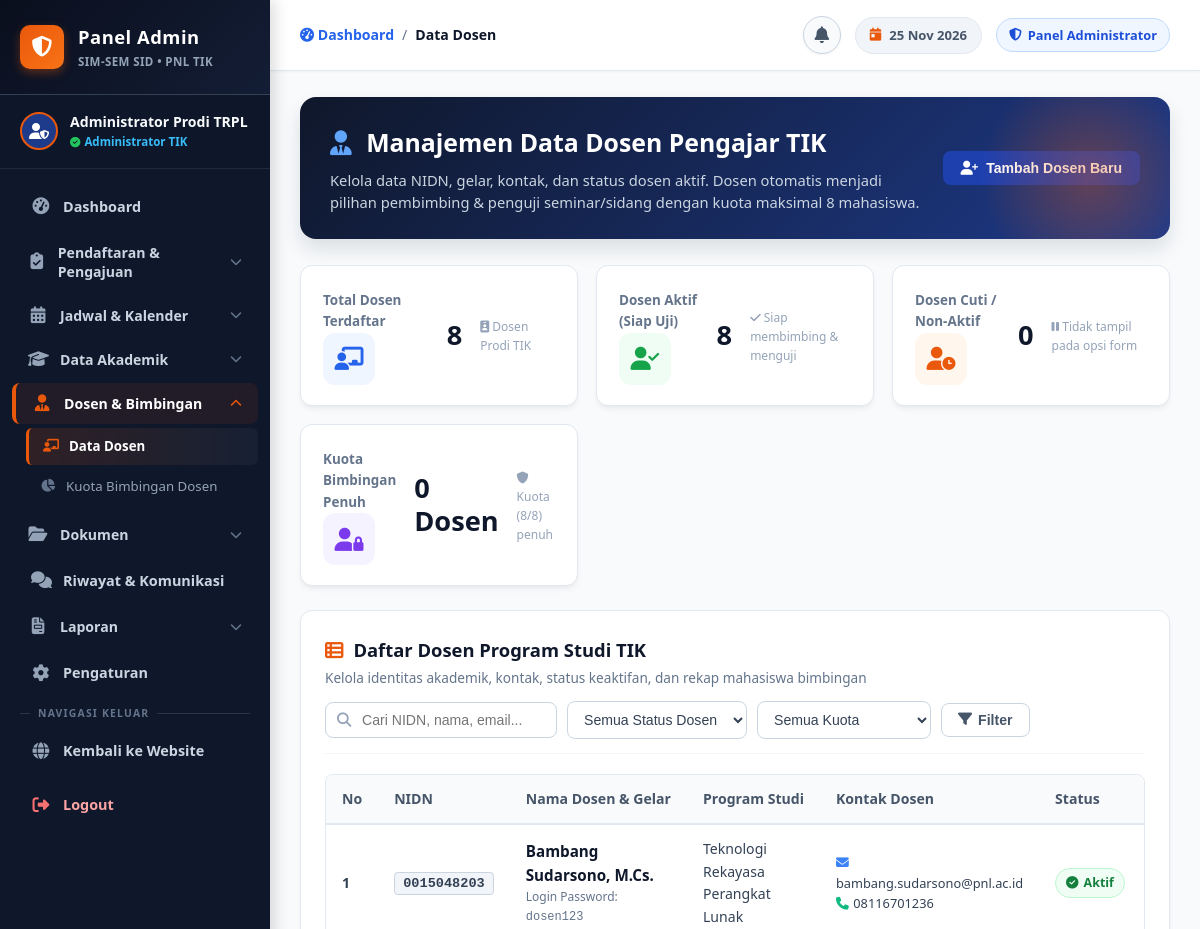
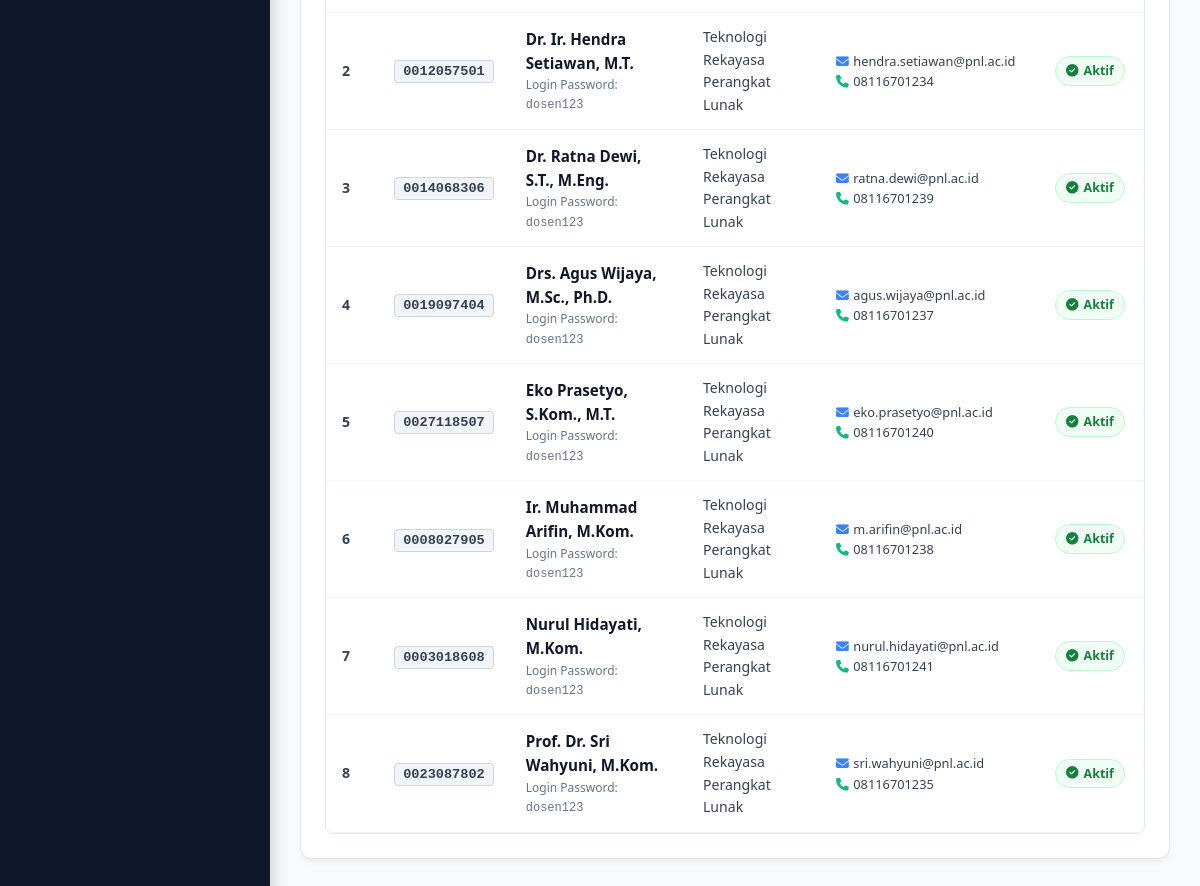
Page /admin_dosen.php (signed in) on the committed database (2 pictures, top to bottom).
### tables this page shows
CREATE TABLE `dosen` (
  `id` int(11) NOT NULL AUTO_INCREMENT,
  `nidn` varchar(30) NOT NULL,
  `nama_dosen` varchar(100) NOT NULL,
  `gelar_akademik` varchar(50) NOT NULL,
  `password` varchar(255) NOT NULL DEFAULT '',
  `program_studi` varchar(100) DEFAULT 'Teknologi Rekayasa Perangkat Lunak',
  `email` varchar(100) NOT NULL,
  `no_hp` varchar(25) NOT NULL,
  `status` enum('Aktif','Cuti','Tidak Aktif') DEFAULT 'Aktif',
  `kuota_maksimal` int(11) NOT NULL DEFAULT 8,
  `created_at` timestamp NOT NULL DEFAULT current_timestamp(),
  PRIMARY KEY (`id`),
  UNIQUE KEY `nidn` (`nidn`)
);

### admin_dosen.php (the view, shortened to what this page needs)
<?php
require_once 'koneksi.php';
$search_keyword = trim($_GET['search'] ?? '');
$sql_query = "
    SELECT d.*,
           COALESCE(b.total_bimbingan, 0) AS total_bimbingan,
           (" . KUOTA_MAKSIMAL_DOSEN . " - COALESCE(b.total_bimbingan, 0)) AS sisa_kuota
    FROM dosen d
    LEFT JOIN (
        SELECT dosen_id, COUNT(DISTINCT mahasiswa_id) AS total_bimbingan
        FROM pengajuan_judul
        WHERE status = 'Diterima'
        GROUP BY dosen_id
    ) b ON d.id = b.dosen_id
    WHERE 1=1
";
$params = [];
$types  = "";
$sql_query .= " ORDER BY d.nama_dosen ASC";
if (!empty($params)) {
    $stmt_list = mysqli_prepare($conn, $sql_query);
    mysqli_stmt_bind_param($stmt_list, $types, ...$params);
    mysqli_stmt_execute($stmt_list);
    $result_dosen = mysqli_stmt_get_result($stmt_list);
} else {
    $result_dosen = mysqli_query($conn, $sql_query);
}
$count_total = mysqli_num_rows(mysqli_query($conn, "SELECT id FROM dosen"));
$count_aktif = mysqli_num_rows(mysqli_query($conn, "SELECT id FROM dosen WHERE status = 'Aktif'"));
$count_cuti  = mysqli_num_rows(mysqli_query($conn, "SELECT id FROM dosen WHERE status != 'Aktif'"));
$count_kuota_penuh = mysqli_num_rows(mysqli_query($conn, "
    SELECT d.id
    FROM dosen d
    JOIN (
        SELECT dosen_id, COUNT(DISTINCT mahasiswa_id) AS total
        FROM pengajuan_judul
        WHERE status = 'Diterima'
        GROUP BY dosen_id
        HAVING total >= " . KUOTA_MAKSIMAL_DOSEN . "
    ) b ON d.id = b.dosen_id
"));
?>
<!DOCTYPE html>
<html lang="id">
<head>
    <link rel="stylesheet" href="https://cdnjs.cloudflare.com/ajax/libs/font-awesome/6.4.0/css/all.min.css">
    <link rel="stylesheet" href="style.css">
    <link rel="stylesheet" href="admin_style.css">
</head>
<body>
<div class="admin-app">
    <?php include 'admin_sidebar.php'; ?>
    <div class="admin-main">
        <header class="admin-topbar">
            <div class="admin-topbar-left">
                <div class="admin-breadcrumb">
                    <a href="dashboard_admin.php"><i class="fas fa-gauge-high"></i> Dashboard</a>
                    <span>/</span>
                    <span class="current">Data Dosen</span>
                </div>
            </div>
            <div class="admin-topbar-right">
                <?php include 'komponen_notifikasi_lonceng.php'; ?>
                <div class="topbar-date-pill">
                    <i class="fas fa-calendar-day"></i> <?= date('d M Y'); ?>
                </div>
                <div class="admin-badge-role">
                    <i class="fas fa-shield-halved"></i> Panel Administrator
                </div>
            </div>
        </header>
        <main class="admin-content-body">
            <div class="welcome-admin-banner">
                <div class="welcome-admin-info">
                    <h1><i class="fas fa-user-tie" style="color: #60a5fa; margin-right: 8px;"></i> Manajemen Data Dosen Pengajar TIK</h1>
                    <p>Kelola data NIDN, gelar, kontak, dan status dosen aktif. Dosen otomatis menjadi pilihan pembimbing & penguji seminar/sidang dengan kuota maksimal <?= KUOTA_MAKSIMAL_DOSEN; ?> mahasiswa.</p>
                </div>
                <div>
                    <button class="btn-admin btn-admin-primary" onclick="bukaModalTambah()">
                        <i class="fas fa-user-plus"></i> Tambah Dosen Baru
                    </button>
                </div>
            </div>
            <div class="admin-stats-grid" style="grid-template-columns: repeat(auto-fit, minmax(210px, 1fr)); margin-bottom: 24px;">
                <div class="stat-card">
                    <div class="stat-card-header">
                        <div class="stat-card-title">Total Dosen Terdaftar</div>
                        <div class="stat-card-icon icon-blue"><i class="fas fa-chalkboard-teacher"></i></div>
                    </div>
                    <div class="stat-card-value"><?= $count_total; ?></div>
                    <div class="stat-card-desc"><i class="fas fa-id-badge"></i> Dosen Prodi TIK</div>
                </div>
                <div class="stat-card">
                    <div class="stat-card-header">
                        <div class="stat-card-title">Dosen Aktif (Siap Uji)</div>
                        <div class="stat-card-icon icon-green"><i class="fas fa-user-check"></i></div>
                    </div>
                    <div class="stat-card-value"><?= $count_aktif; ?></div>
                    <div class="stat-card-desc"><i class="fas fa-check"></i> Siap membimbing & menguji</div>
                </div>
                <div class="stat-card">
                    <div class="stat-card-header">
                        <div class="stat-card-title">Dosen Cuti / Non-Aktif</div>
                        <div class="stat-card-icon icon-orange"><i class="fas fa-user-clock"></i></div>
                    </div>
                    <div class="stat-card-value"><?= $count_cuti; ?></div>
                    <div class="stat-card-desc"><i class="fas fa-pause"></i> Tidak tampil pada opsi form</div>
                </div>
                <div class="stat-card">
                    <div class="stat-card-header">
                        <div class="stat-card-title">Kuota Bimbingan Penuh</div>
                        <div class="stat-card-icon icon-purple"><i class="fas fa-user-lock"></i></div>
                    </div>
                    <div class="stat-card-value"><?= $count_kuota_penuh; ?> Dosen</div>
                    <div class="stat-card-desc"><i class="fas fa-shield"></i> Kuota (8/8) penuh</div>
                </div>
            </div>
            <div class="admin-table-card">
                <div class="admin-table-header">
                    <div>
                        <h2 class="admin-table-title"><i class="fas fa-table-list" style="color: var(--primary);"></i> Daftar Dosen Program Studi TIK</h2>
                        <p style="font-size: 0.85rem; color: #64748b; margin-top: 2px;">Kelola identitas akademik, kontak, status keaktifan, dan rekap mahasiswa bimbingan</p>
                    </div>
                    <form method="GET" action="admin_dosen.php" class="admin-toolbar-filter">
                        <div class="admin-search-input">
                            <i class="fas fa-magnifying-glass"></i>
                            <input type="text" name="search" placeholder="Cari NIDN, nama, email..." value="<?= htmlspecialchars($search_keyword); ?>">
                        </div>
                        <select name="status_filter" class="admin-filter-select" onchange="this.form.submit()">
                            <option value="">Semua Status Dosen</option>
                        </select>
                        <select name="kuota_filter" class="admin-filter-select" onchange="this.form.submit()">
                            <option value="">Semua Kuota</option>
                        </select>
                        <button type="submit" class="btn-admin btn-admin-secondary">
                            <i class="fas fa-filter"></i> Filter
                        </button>
                    </form>
                </div>
                <div class="table-responsive">
                    <table class="admin-data-table">
                        <thead>
                            <tr>
                                <th style="width: 50px;">No</th>
                                <th>NIDN</th>
                                <th>Nama Dosen & Gelar</th>
                                <th>Program Studi</th>
                                <th>Kontak Dosen</th>
                                <th>Status</th>
                                <th>Bimbingan (Kuota)</th>
                            </tr>
                        </thead>
                        <tbody>
                            <?php if (mysqli_num_rows($result_dosen) > 0): ?>
                                <?php $no = 1; while ($row = mysqli_fetch_assoc($result_dosen)):
                                ?>
                                    <tr>
                                        <td><strong><?= $no++; ?></strong></td>
                                        <td><span class="badge-role badge-role-admin" style="font-family: monospace; font-size: 0.85rem;"><?= htmlspecialchars($row['nidn']); ?></span></td>
                                        <td>
                                            <div style="font-weight: 700; color: #0f172a; font-size: 0.95rem;">
                                                <?= htmlspecialchars($row['nama_dosen'] . ', ' . $row['gelar_akademik']); ?>
                                            </div>
                                            <div style="font-size: 0.75rem; color: #64748b;">
                                                Login Password: <code>dosen123</code>
                                            </div>
                                        </td>
                                        <td><?= htmlspecialchars($row['program_studi']); ?></td>
                                        <td>
                                            <div style="font-size: 0.8rem; color: #334155;"><i class="fas fa-envelope" style="color: #3b82f6; width: 14px;"></i> <?= htmlspecialchars($row['email']); ?></div>
                                            <div style="font-size: 0.8rem; color: #334155;"><i class="fas fa-phone" style="color: #10b981; width: 14px;"></i> <?= htmlspecialchars($row['no_hp']); ?></div>
                                        </td>
                                        <td>
                                            <?php if ($row['status'] === 'Aktif'): ?>
                                                <span class="badge-status badge-selesai"><i class="fas fa-circle-check"></i> Aktif</span>
                                            <?php elseif ($row['status'] === 'Cuti'): ?>
                                                <span class="badge-status badge-menunggu"><i class="fas fa-circle-pause"></i> Cuti</span>
                                            <?php else: ?>
                                                <span class="badge-status badge-ditolak"><i class="fas fa-circle-xmark"></i> Tidak Aktif</span>
                                            <?php endif; ?>
                                        </td>
                                        <td>
                                        </td>
                                    </tr>
                                <?php endwhile; ?>
                            <?php endif; ?>
                        </tbody>
                    </table>
                </div>
            </div>
        </main>
    </div>
</div>
</body>
</html>

### style.css (style rules this page uses)
:root { --primary: #ea580c; --primary-hover: #c2410c; --primary-light: #fff7ed; --primary-border: #fed7aa; --secondary: #0f172a; --text-muted: #64748b; --bg-light: #f8fafc; --bg-white: #ffffff; --border-color: #e2e8f0; --success: #16a34a; --warning: #d97706; --font-main: 'Segoe UI', -apple-system, BlinkMacSystemFont, Roboto, sans-serif; --radius-sm: 8px; --radius-md: 12px; --radius-lg: 18px; --shadow-sm: 0 1px 3px rgba(0, 0, 0, 0.05); --shadow-md: 0 4px 14px rgba(0, 0, 0, 0.07); --shadow-lg: 0 10px 25px rgba(234, 88, 12, 0.12); --transition: all 0.3s ease; }
* { margin: 0; padding: 0; box-sizing: border-box; }
html { scroll-behavior: smooth; }
body { font-family: var(--font-main); background-color: var(--bg-light); color: var(--secondary); line-height: 1.6; }
.badge-status { font-size: 0.75rem; font-weight: 700; padding: 4px 10px; border-radius: 50px; }
:root { --site-sidebar-width: 270px; --site-navy-dark: #0a0f1d; --site-navy: #0f172a; --site-navy-surface: #1e293b; --site-navy-border: #334155; --site-orange-accent: #ea580c; }

### rows in the picture
dosen: nidn "0015048203", nama_dosen+gelar_akademik "Bambang Sudarsono, M.Cs.", program_studi "Teknologi Rekayasa Perangkat Lunak", email "bambang.sudarsono@pnl.ac.id", no_hp "08116701236", status "Aktif" (drawn)
dosen: nidn "0012057501", nama_dosen+gelar_akademik "Dr. Ir. Hendra Setiawan, M.T.", program_studi "Teknologi Rekayasa Perangkat Lunak", email "hendra.setiawan@pnl.ac.id", no_hp "08116701234", status "Aktif" (drawn)
dosen: nidn "0014068306", nama_dosen+gelar_akademik "Dr. Ratna Dewi, S.T., M.Eng.", program_studi "Teknologi Rekayasa Perangkat Lunak", email "ratna.dewi@pnl.ac.id", no_hp "08116701239", status "Aktif" (drawn)
dosen: nidn "0019097404", nama_dosen+gelar_akademik "Drs. Agus Wijaya, M.Sc., Ph.D.", program_studi "Teknologi Rekayasa Perangkat Lunak", email "agus.wijaya@pnl.ac.id", no_hp "08116701237", status "Aktif" (drawn)
dosen: nidn "0027118507", nama_dosen+gelar_akademik "Eko Prasetyo, S.Kom., M.T.", program_studi "Teknologi Rekayasa Perangkat Lunak", email "eko.prasetyo@pnl.ac.id", no_hp "08116701240", status "Aktif" (drawn)
dosen: nidn "0008027905", nama_dosen+gelar_akademik "Ir. Muhammad Arifin, M.Kom.", program_studi "Teknologi Rekayasa Perangkat Lunak", email "m.arifin@pnl.ac.id", no_hp "08116701238", status "Aktif" (drawn)
dosen: nidn "0003018608", nama_dosen+gelar_akademik "Nurul Hidayati, M.Kom.", program_studi "Teknologi Rekayasa Perangkat Lunak", email "nurul.hidayati@pnl.ac.id", no_hp "08116701241", status "Aktif" (drawn)
dosen: nidn "0023087802", nama_dosen+gelar_akademik "Prof. Dr. Sri Wahyuni, M.Kom.", program_studi "Teknologi Rekayasa Perangkat Lunak", email "sri.wahyuni@pnl.ac.id", no_hp "08116701235", status "Aktif" (drawn)

### other values in the picture
$admin_nama_tampil "Administrator Prodi TRPL"
KUOTA_MAKSIMAL_DOSEN "8"
$count_total "8"
$count_aktif "8"
$count_cuti "0"
$count_kuota_penuh "0"
